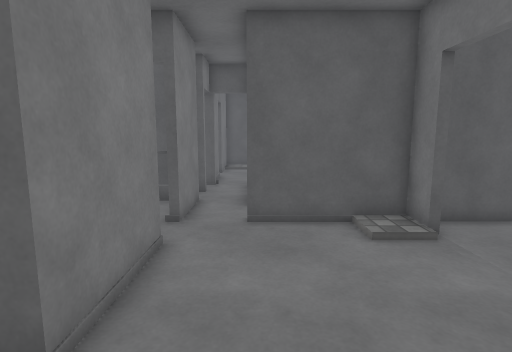
view 1 (above)

19 first-person views from a walk through a scene from a Unity 3-D project. The camera is 1.3 m above the floor, tilts 8° down and sees 80° across. The floor is counted in squares, 0.5 m on a side. Each view is taken from the middle of a square. On the plan, view 1 faces up. The plan holds only what a view shows up to about 20 squares ahead; the rest is blank. The place goes on beyond the plan. Door leaves are left out, so doorways stand open. Some surface patterns are stand-ins.

view 2
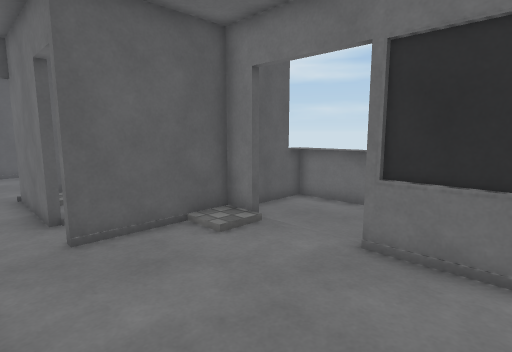

view 3
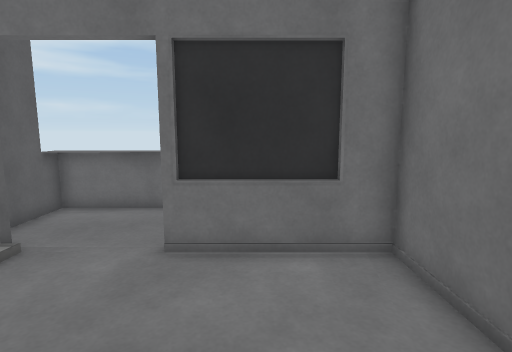

view 4
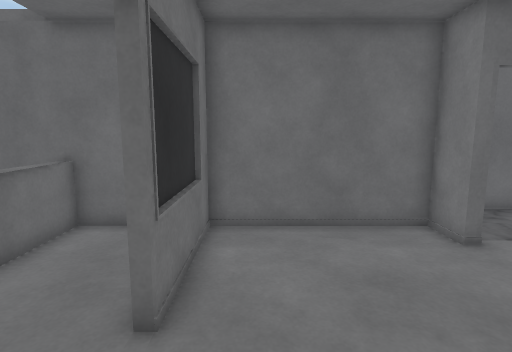

view 5
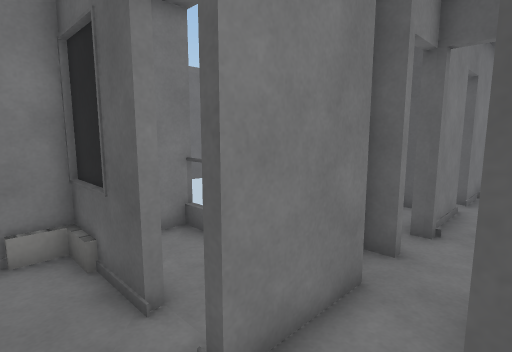

view 6
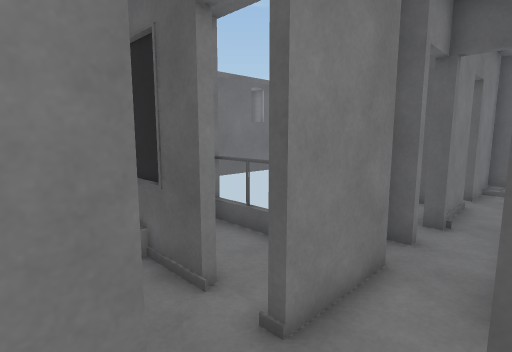

view 7
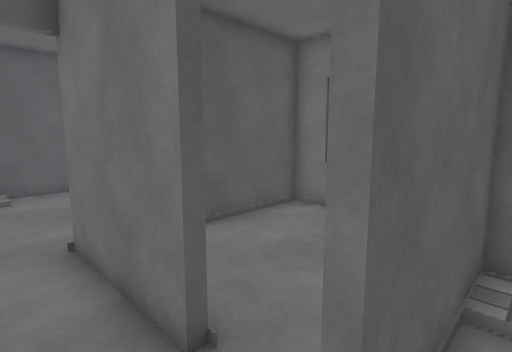

view 8
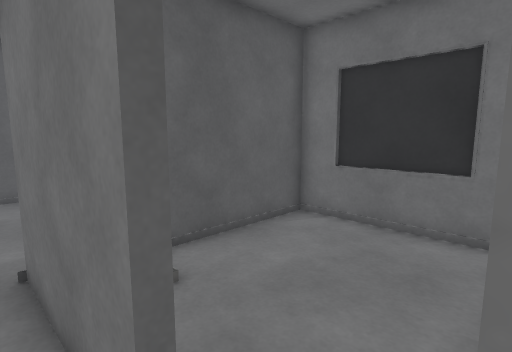

view 9
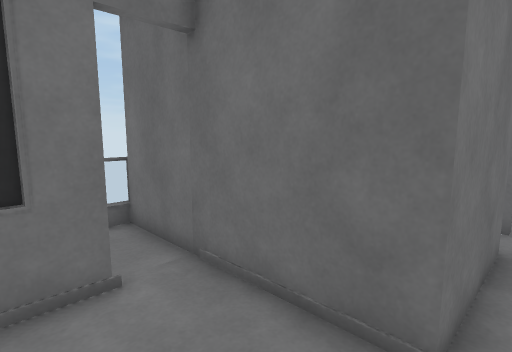

view 10
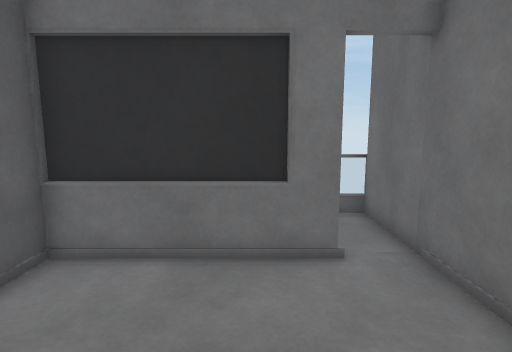

view 11
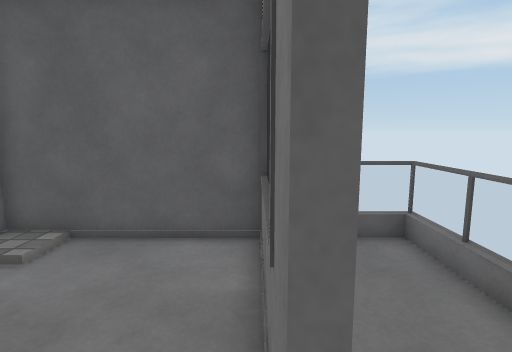

view 12
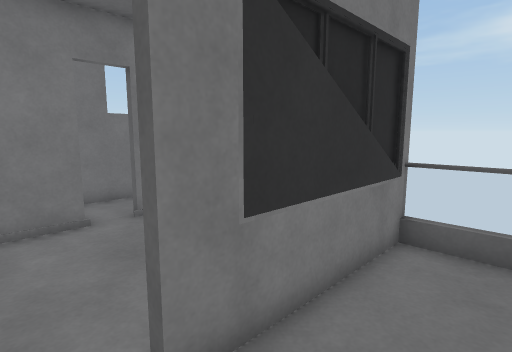

view 13
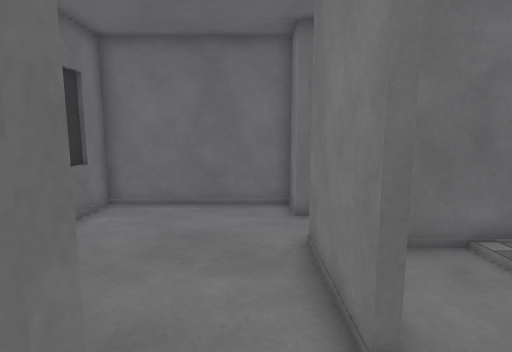

view 14
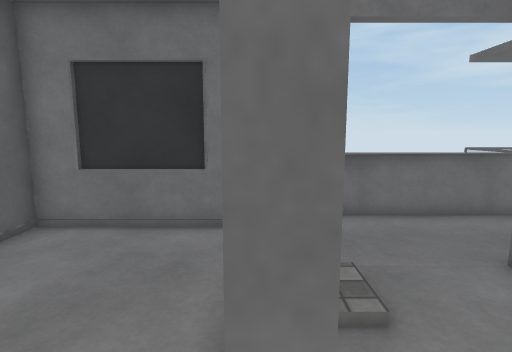

view 15
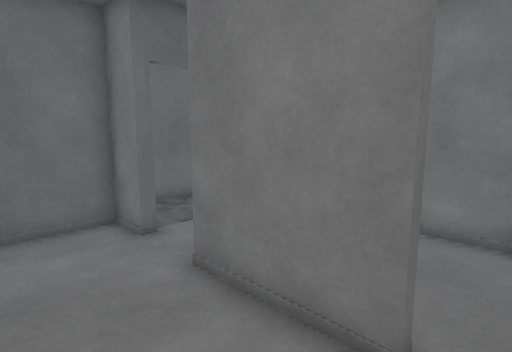

view 16
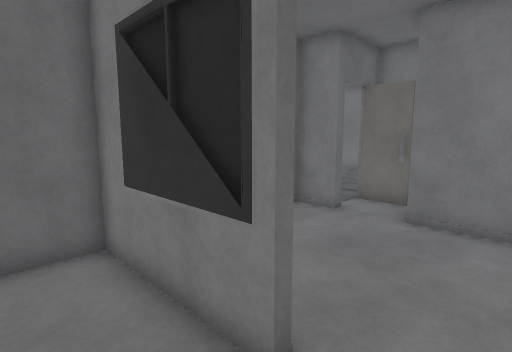

view 17
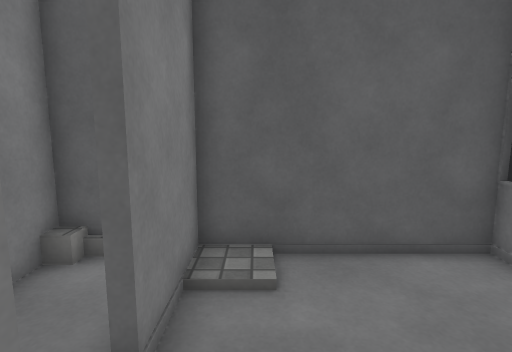

view 18
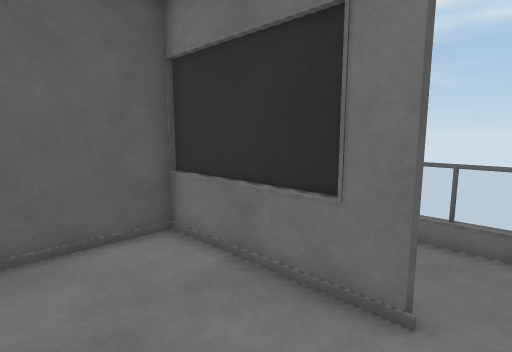

view 19
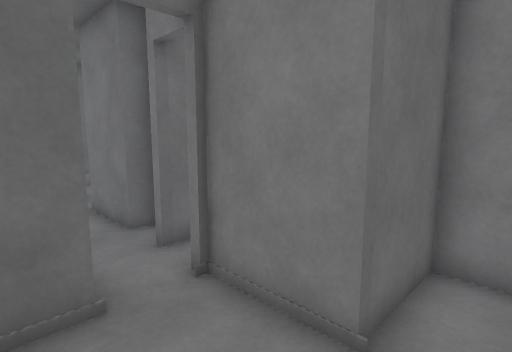

### Floor plan
Key: @ floor where view 1 was taken; # wall or solid block; . floor; D open door; = window, fence, low wall or low ledge; ^ raised ledge.
Columns run from 7 left of view 1 to 9 right of it. Each row starts with its distance up from view 1.
 24           ######
 23   ##########===#
 22   #. #.....=...#
 21   #. #.....#...#
 20   #.D#.....#...#
 19   #.D......#...#
 18   ####.....#...#
 17      #.....#D..#
 16      DD.....D..=
 15     D#.#########
 14     D..#......##
 13     ##.#......#
 12     ##.#......#
 11 ######.DD.....##
 10 #..DD#.DD.....##
  9 ###DD#.DD######^
  8 #..........##..^^
  7 #...##.....DD..^^
  6 #... #.....DD..^^
  5  ... #.....DD..^^
  4  ... #.....#D..=#
  3 ######.....==..=#
  2   ##.......=#..=#
  1    ##......=#..=#
  0    ###.@...##..=#
 -1      ############

Where each view was taken, in squares from view 1:
view 1: 0 up, 0 right, facing up
view 2: 1 up, 2 left, facing up-right
view 3: 2 up, 2 left, facing right
view 4: 8 up, 3 right, facing down
view 5: 7 up, 0 right, facing up-left
view 6: 6 up, 0 right, facing up-left
view 7: 8 up, 2 left, facing up-right
view 8: 9 up, 1 left, facing up-right
view 9: 19 up, 1 left, facing down-right
view 10: 19 up, 2 left, facing right
view 11: 16 up, 4 right, facing up
view 12: 16 up, 7 right, facing up-left
view 13: 10 up, 1 left, facing down
view 14: 9 up, 1 left, facing right
view 15: 8 up, 1 right, facing down-left
view 16: 6 up, 7 right, facing down-left
view 17: 17 up, 1 left, facing up
view 18: 16 up, 0 right, facing up-right
view 19: 20 up, 1 right, facing down-left
